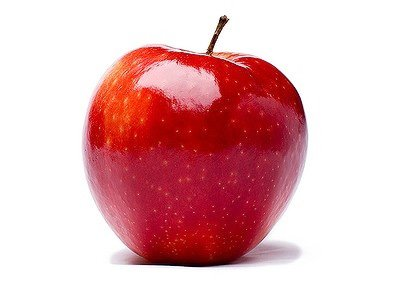
#> input picture ImageProcessing/data/apple.png, 420 x 288 px; its folder holds only this picture in this run
$ jupyter execute lab01.ipynb
#> lines starting #> are read from the running program, lines starting #| are printed output that depends on the picture
# Custom filter 적용하기

[cell 1]
import cv2
import matplotlib.pyplot as plt
import numpy as np
import os
import glob

[cell 2]
image_path='../data'

image_list=glob.glob(os.path.join(image_path,'*.png'))

for path in image_list :
    image=cv2.imread(path,1)
#> image is the input picture: shape (288, 420, 3); mean B, G, R 187, 183.6, 228.3
    image=cv2.cvtColor(image,cv2.COLOR_BGR2RGB)

    #custom filter
    filter=np.array([[3,-2,-2],[-5,9,-5],[5,-1,0]])

    #custom filter 적용
    custom_filetr_img=cv2.filter2D(image,-1,filter)
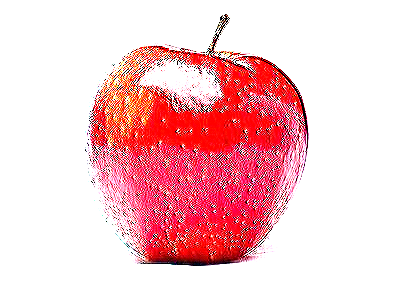
#> custom_filetr_img: shape (288, 420, 3); mean R, G, B 246.1, 199.9, 204.2

    plt.imshow(custom_filetr_img)
    plt.show()

# 다양한 효과 필터

[cell 3]
import cv2
import matplotlib.pyplot as plt
import numpy as np
import os
import glob

[cell 4]
image_path='../data'

image_list=glob.glob(os.path.join(image_path,'*.png'))
for path in image_list :
    image=cv2.imread(path,1)

    # 효과 필터 적용
    filter_=np.array([[0.272,0.534,0.131],
                     [0.119,0.686,0.168],
                     [0.393,0.769,0.189]])
    sepia_img=cv2.transform(image,filter_)
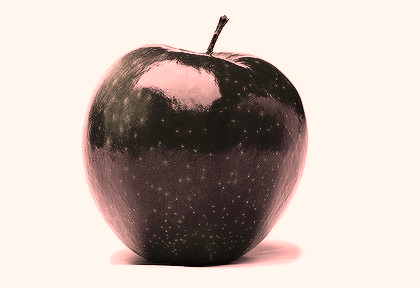
#> sepia_img: shape (288, 420, 3); mean B, G, R 178.9, 186.5, 199.4

    plt.imshow(sepia_img)
    plt.show()

# 엠보스 효과

[cell 5]
import cv2
import matplotlib.pyplot as plt
import numpy as np
import os
import glob

[cell 6]
image_path='../data'

image_list=glob.glob(os.path.join(image_path,'*.png'))
for path in image_list :
    image=cv2.imread(path,1)

    # 엠보스 효과
    filter_temp=np.array([[0,1,0],
                         [0,0,0],
                         [0,-1,0]])
    emboss_img=cv2.filter2D(image,-1,filter_temp)
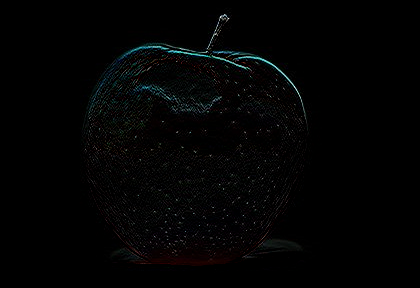
#> emboss_img: shape (288, 420, 3); mean B, G, R 3.1, 3.1, 2.8
    emboss_img=emboss_img+128
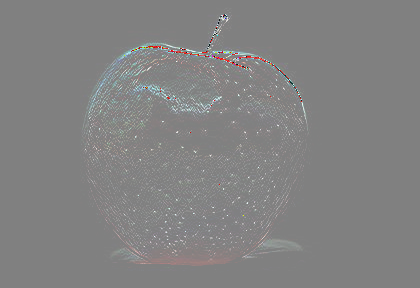
#> emboss_img: shape (288, 420, 3); mean B, G, R 130.3, 130.3, 130.6

    plt.imshow(emboss_img)
    plt.show()

$ run again, on ImageProcessing/data/box_image.png
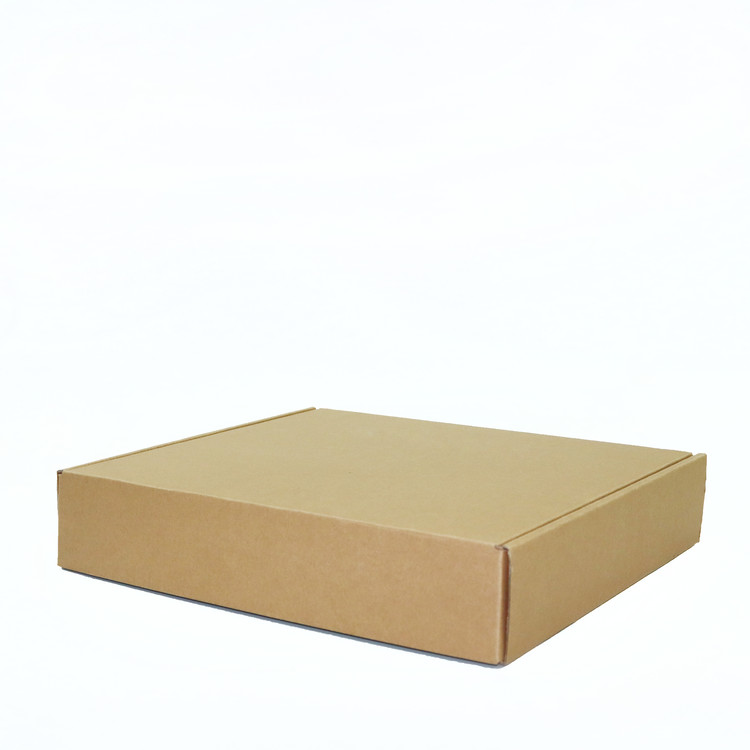
#> input picture ImageProcessing/data/box_image.png, 750 x 750 px
#> image is the input picture: shape (750, 750, 3); mean B, G, R 226.2, 234.9, 237.8
#> `emboss_img=cv2.filter2D(image,-1,filter_temp)`:
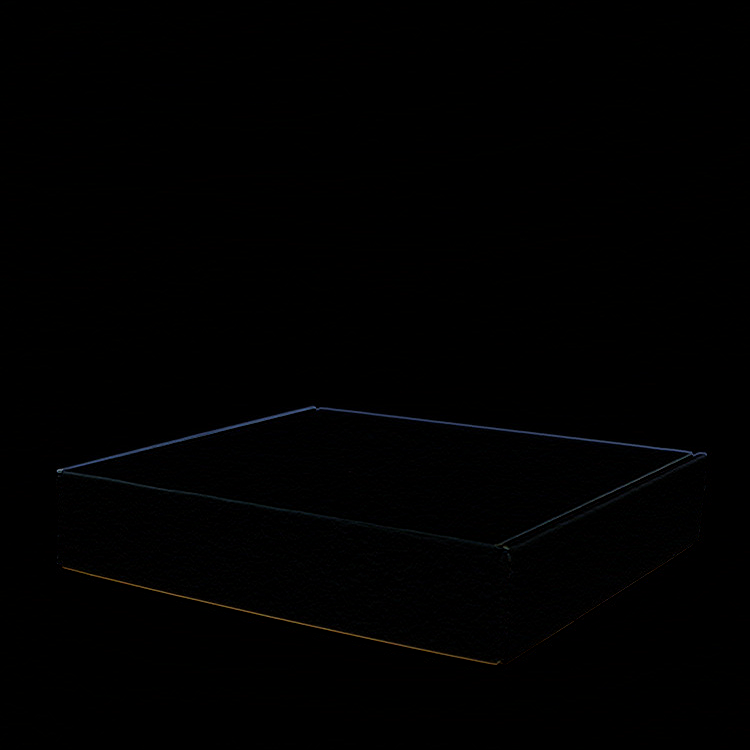
#> emboss_img: shape (750, 750, 3); mean B, G, R 0.7, 0.7, 0.7
#> `emboss_img=emboss_img+128`:
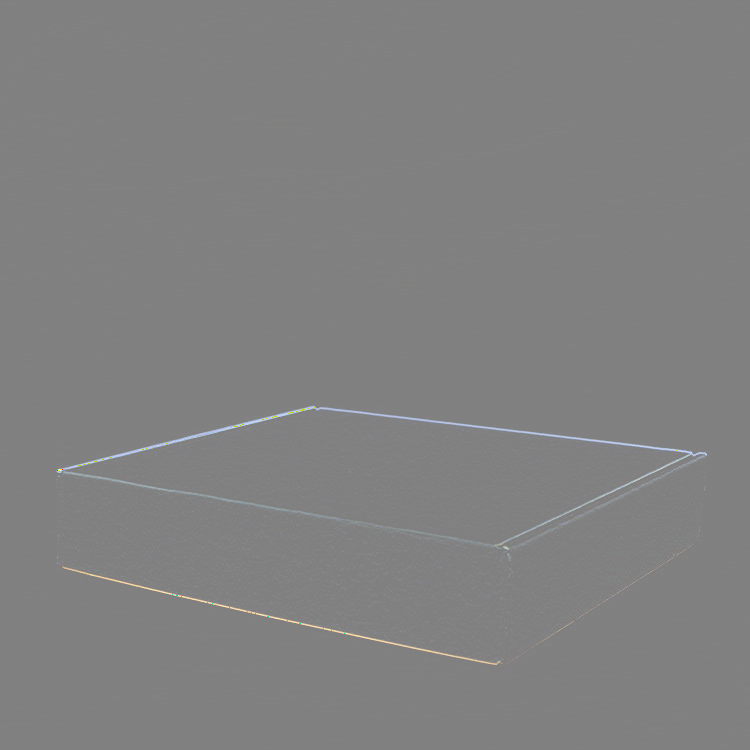
#> emboss_img: shape (750, 750, 3); mean B, G, R 128.7, 128.7, 128.7
